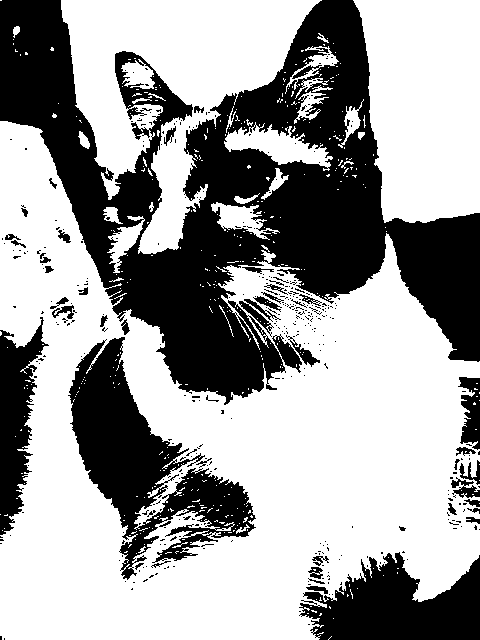
#> input picture assets/2.7_cat_bw.png, 480 x 640 px
$ python assignment12.py
#> lines starting #> are read from the running program, lines starting #| are printed output that depends on the picture; after the words box and inside, x2 and y2 are one past the last pixel; in counts of white or black regions, pixels touching at a corner belong together
import cv2
import matplotlib.pyplot as plt
imgpath = "assets/2.7_cat_bw.png"
img = cv2.imread(imgpath)
#> img is the input picture: shape (640, 480, 3); 62.2% white; 398 black regions (349 under 20 px), largest, box (x1, y1, x2, y2) and area: (0, 0, 480, 405) 78855, (68, 337, 256, 580) 16450, (299, 552, 480, 640) 10053
plt.subplot(1,2,1)
plt.imshow(img)
plt.title("image")
plt.subplot(1,2,2)
plt.hist(img.ravel(),256,[0,255])
plt.title("histogram")
plt.tight_layout()
plt.show()
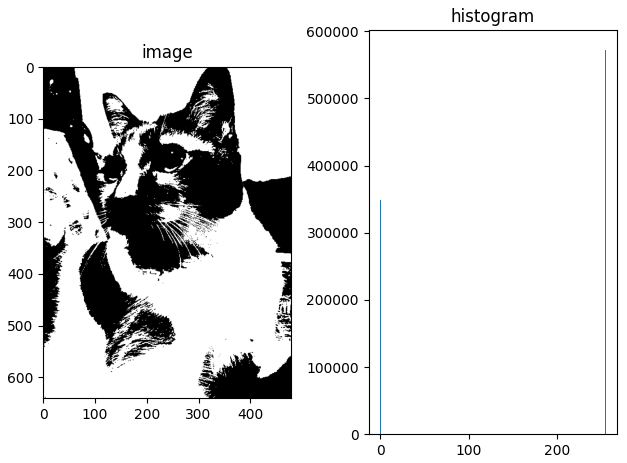
#> figure drawn by matplotlib, 2 panels; panel 2: tallest bar 572832 high, from x = 254 to 255
